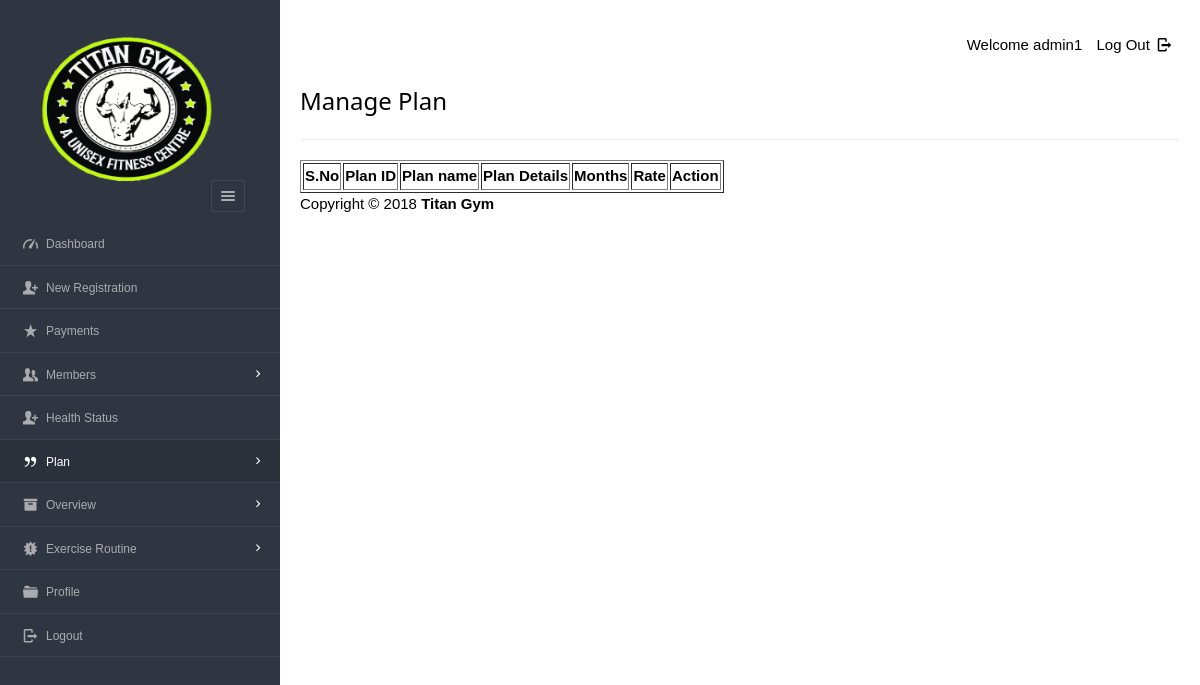
The page /Files/dashboard/admin/view_plan.php (signed in) on the database as committed earlier.
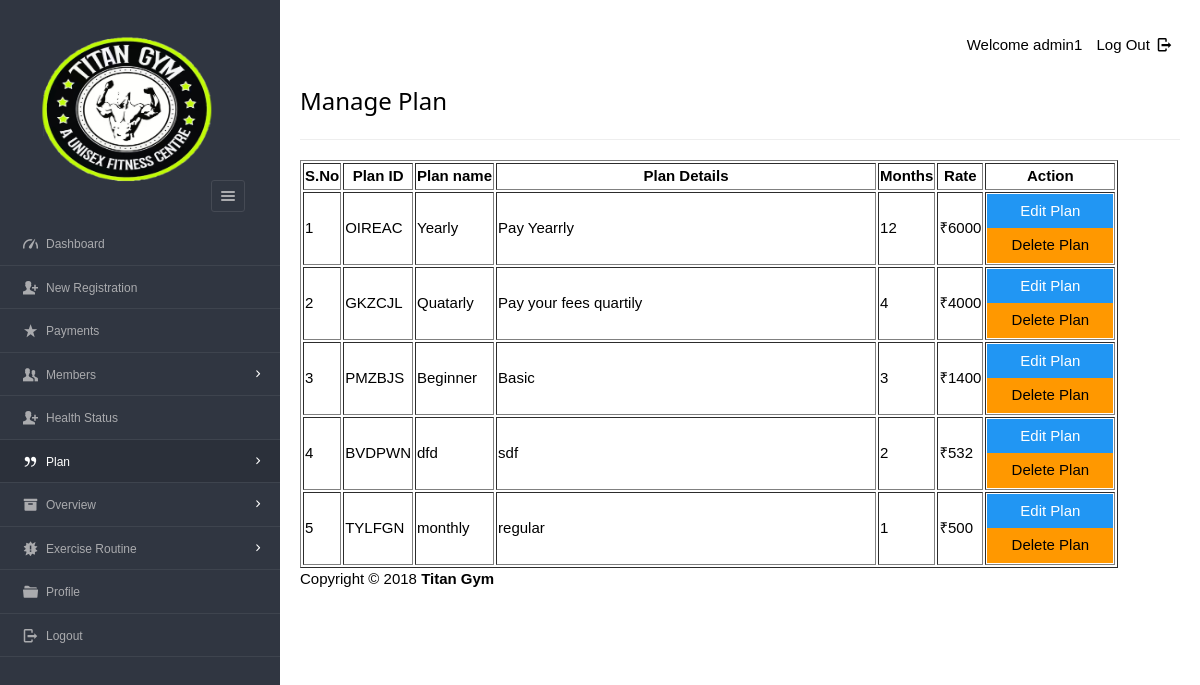
The same page on the database as committed later.
### tables this page shows
CREATE TABLE `plan`  (
  `pid` varchar(8) NOT NULL,
  `planName` varchar(20) NOT NULL,
  `description` varchar(50) NOT NULL,
  `validity` varchar(20) NOT NULL,
  `amount` int(10) NOT NULL,
  `active` varchar(255) NULL DEFAULT NULL,
  PRIMARY KEY (`pid`) USING BTREE,
  INDEX `pid`(`pid`) USING BTREE
);

### Files/dashboard/admin/view_plan.php (the view, shortened to what this page needs)
<?php
require '../../include/db_conn.php';
?>
<!DOCTYPE html>
<html lang="en">
<head>
    <link rel="stylesheet" href="../../css/style.css"  id="style-resource-5">
    <link rel="stylesheet" href="../../css/dashMain.css">
    <link rel="stylesheet" type="text/css" href="../../css/entypo.css">
	<link href="a1style.css" rel="stylesheet" type="text/css">
</head>
     <body class="page-body  page-fade" onload="collapseSidebar()">
    	<div class="page-container sidebar-collapsed" id="navbarcollapse">
		<div class="sidebar-menu">
			<header class="logo-env">
			<div class="logo">
				<a href="main.php">
					<img src="../../images/logo.png" alt="" width="192" height="80" />
				</a>
			</div>
					<div class="sidebar-collapse" onclick="collapseSidebar()">
				<a href="#" class="sidebar-collapse-icon with-animation">
					<i class="entypo-menu"></i>
				</a>
			</div>
			</header>
    		<?php include('nav.php'); ?>
    	</div>
    		<div class="main-content">
				<div class="row">
					<div class="col-md-6 col-sm-8 clearfix">
					</div>
					<div class="col-md-6 col-sm-4 clearfix hidden-xs">
						<ul class="list-inline links-list pull-right">
							<li>Welcome <?php echo $_SESSION['full_name']; ?>
							</li>
							<li>
								<a href="logout.php">
									Log Out <i class="entypo-logout right"></i>
								</a>
							</li>
						</ul>
					</div>
				</div>
		<h3>Manage Plan</h3>
		<hr />
		<table class="table table-bordered datatable" id="table-1" border=1>
			<thead>
				<tr>
					<th>S.No</th>
					<th>Plan ID</th>
					<th>Plan name</th>
					<th>Plan Details</th>
					<th>Months</th>
					<th>Rate</th>
					<th>Action</th>
				</tr>
			</thead>
				<tbody>
					<?php
					$query  = "select * from plan where active='yes' ORDER BY amount DESC";
					$result = mysqli_query($con, $query);
					$sno    = 1;
					if (mysqli_affected_rows($con) != 0) {
					    while ($row = mysqli_fetch_array($result, MYSQLI_ASSOC)) {
					        $msgid = $row['pid'];
					        echo "<tr><td>" . $sno . "</td>";
					        echo "<td>" . $row['pid'] . "</td>";
					        echo "<td>" . $row['planName'] . "</td>";
					        echo "<td width='380'>" . $row['description'] . "</td>";
					        echo "<td>" . $row['validity'] . "</td>";
					        echo "<td>₹" . $row['amount'] . "</td>";
					        $sno++;
					        echo '<td><a href=edit_plan.php?id="'.$row['pid'].'"><input type="button" class="a1-btn a1-blue" id="boxxe" style="width:100%" value="Edit Plan" ></a><form action="del_plan.php" method="post" onSubmit="return ConfirmDelete();"><input type="hidden" name="name" value="' . $msgid .'"/><input type="submit" id="button1" value="Delete Plan" class="a1-btn a1-orange"/></form></td></tr>';
					    }
					}
					?>
				</tbody>
		</table>
<?php include('footer.php'); ?>
    	</div>
    </body>
</html>

Rows that differ between the two databases and show on the page:
added plan: pid "OIREAC", planName "Yearly", description "Pay Yearrly", validity "12", amount "6000"
added plan: pid "GKZCJL", planName "Quatarly", description "Pay your fees quartily", validity "4", amount "4000"
added plan: pid "PMZBJS", planName "Beginner", description "Basic", validity "3", amount "1400"
added plan: pid "BVDPWN", planName "dfd", description "sdf", validity "2", amount "532"
added plan: pid "TYLFGN", planName "monthly", description "regular", validity "1", amount "500"
